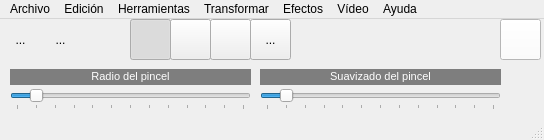
<?xml version="1.0" encoding="UTF-8"?>
<ui version="4.0">
 <class>MainWindow</class>
 <widget class="QMainWindow" name="MainWindow">
  <property name="geometry">
   <rect>
    <x>0</x>
    <y>0</y>
    <width>544</width>
    <height>140</height>
   </rect>
  </property>
  <property name="minimumSize">
   <size>
    <width>544</width>
    <height>140</height>
   </size>
  </property>
  <property name="maximumSize">
   <size>
    <width>544</width>
    <height>140</height>
   </size>
  </property>
  <property name="windowTitle">
   <string>QFotoPaint4</string>
  </property>
  <property name="windowIcon">
   <iconset resource="recursos.qrc">
    <normaloff>:/imagenes/icono.png</normaloff>:/imagenes/icono.png</iconset>
  </property>
  <widget class="QWidget" name="centralWidget">
   <widget class="QToolButton" name="toolButton">
    <property name="geometry">
     <rect>
      <x>40</x>
      <y>0</y>
      <width>41</width>
      <height>41</height>
     </rect>
    </property>
    <property name="text">
     <string>...</string>
    </property>
    <property name="icon">
     <iconset resource="recursos.qrc">
      <normaloff>:/imagenes/abrir.png</normaloff>:/imagenes/abrir.png</iconset>
    </property>
    <property name="iconSize">
     <size>
      <width>32</width>
      <height>32</height>
     </size>
    </property>
    <property name="autoRaise">
     <bool>true</bool>
    </property>
   </widget>
   <widget class="QToolButton" name="toolButton_2">
    <property name="geometry">
     <rect>
      <x>0</x>
      <y>0</y>
      <width>41</width>
      <height>41</height>
     </rect>
    </property>
    <property name="text">
     <string>...</string>
    </property>
    <property name="icon">
     <iconset resource="recursos.qrc">
      <normaloff>:/imagenes/nuevo.png</normaloff>:/imagenes/nuevo.png</iconset>
    </property>
    <property name="iconSize">
     <size>
      <width>32</width>
      <height>32</height>
     </size>
    </property>
    <property name="autoRaise">
     <bool>true</bool>
    </property>
   </widget>
   <widget class="QLabel" name="label">
    <property name="geometry">
     <rect>
      <x>10</x>
      <y>50</y>
      <width>241</width>
      <height>16</height>
     </rect>
    </property>
    <property name="styleSheet">
     <string notr="true">background-color: rgb(126, 126, 126);</string>
    </property>
    <property name="text">
     <string>&lt;!DOCTYPE HTML PUBLIC &quot;-//W3C//DTD HTML 4.0//EN&quot; &quot;http://www.w3.org/TR/REC-html40/strict.dtd&quot;&gt;
&lt;html&gt;&lt;head&gt;&lt;meta name=&quot;qrichtext&quot; content=&quot;1&quot; /&gt;&lt;style type=&quot;text/css&quot;&gt;
p, li { white-space: pre-wrap; }
&lt;/style&gt;&lt;/head&gt;&lt;body style=&quot; font-family:'MS Shell Dlg 2'; font-size:8.25pt; font-weight:400; font-style:normal;&quot;&gt;
&lt;p style=&quot; margin-top:0px; margin-bottom:0px; margin-left:0px; margin-right:0px; -qt-block-indent:0; text-indent:0px;&quot;&gt;&lt;span style=&quot; font-size:8pt; color:#ffffff;&quot;&gt;Radio del pincel&lt;/span&gt;&lt;/p&gt;&lt;/body&gt;&lt;/html&gt;</string>
    </property>
    <property name="alignment">
     <set>Qt::AlignCenter</set>
    </property>
    <property name="wordWrap">
     <bool>false</bool>
    </property>
   </widget>
   <widget class="QSlider" name="horizontalSlider">
    <property name="geometry">
     <rect>
      <x>10</x>
      <y>70</y>
      <width>241</width>
      <height>21</height>
     </rect>
    </property>
    <property name="maximum">
     <number>120</number>
    </property>
    <property name="value">
     <number>10</number>
    </property>
    <property name="orientation">
     <enum>Qt::Horizontal</enum>
    </property>
    <property name="tickPosition">
     <enum>QSlider::TicksBelow</enum>
    </property>
    <property name="tickInterval">
     <number>10</number>
    </property>
   </widget>
   <widget class="QLabel" name="label_2">
    <property name="geometry">
     <rect>
      <x>260</x>
      <y>50</y>
      <width>241</width>
      <height>16</height>
     </rect>
    </property>
    <property name="styleSheet">
     <string notr="true">background-color: rgb(126, 126, 126);</string>
    </property>
    <property name="text">
     <string>&lt;!DOCTYPE HTML PUBLIC &quot;-//W3C//DTD HTML 4.0//EN&quot; &quot;http://www.w3.org/TR/REC-html40/strict.dtd&quot;&gt;
&lt;html&gt;&lt;head&gt;&lt;meta name=&quot;qrichtext&quot; content=&quot;1&quot; /&gt;&lt;style type=&quot;text/css&quot;&gt;
p, li { white-space: pre-wrap; }
&lt;/style&gt;&lt;/head&gt;&lt;body style=&quot; font-family:'MS Shell Dlg 2'; font-size:8.25pt; font-weight:400; font-style:normal;&quot;&gt;
&lt;p style=&quot; margin-top:0px; margin-bottom:0px; margin-left:0px; margin-right:0px; -qt-block-indent:0; text-indent:0px;&quot;&gt;&lt;span style=&quot; font-size:8pt; color:#ffffff;&quot;&gt;Suavizado del pincel&lt;/span&gt;&lt;/p&gt;&lt;/body&gt;&lt;/html&gt;</string>
    </property>
    <property name="alignment">
     <set>Qt::AlignCenter</set>
    </property>
    <property name="wordWrap">
     <bool>false</bool>
    </property>
   </widget>
   <widget class="QSlider" name="horizontalSlider_2">
    <property name="geometry">
     <rect>
      <x>260</x>
      <y>70</y>
      <width>241</width>
      <height>21</height>
     </rect>
    </property>
    <property name="maximum">
     <number>120</number>
    </property>
    <property name="value">
     <number>10</number>
    </property>
    <property name="orientation">
     <enum>Qt::Horizontal</enum>
    </property>
    <property name="tickPosition">
     <enum>QSlider::TicksBelow</enum>
    </property>
    <property name="tickInterval">
     <number>10</number>
    </property>
   </widget>
   <widget class="QToolButton" name="toolButton_3">
    <property name="geometry">
     <rect>
      <x>80</x>
      <y>0</y>
      <width>41</width>
      <height>41</height>
     </rect>
    </property>
    <property name="text">
     <string/>
    </property>
    <property name="icon">
     <iconset resource="recursos.qrc">
      <normaloff>:/imagenes/guardar.png</normaloff>:/imagenes/guardar.png</iconset>
    </property>
    <property name="iconSize">
     <size>
      <width>32</width>
      <height>32</height>
     </size>
    </property>
    <property name="autoRaise">
     <bool>true</bool>
    </property>
   </widget>
   <widget class="QToolButton" name="toolButton_4">
    <property name="geometry">
     <rect>
      <x>130</x>
      <y>0</y>
      <width>41</width>
      <height>41</height>
     </rect>
    </property>
    <property name="text">
     <string/>
    </property>
    <property name="icon">
     <iconset resource="recursos.qrc">
      <normaloff>:/imagenes/punto.png</normaloff>:/imagenes/punto.png</iconset>
    </property>
    <property name="iconSize">
     <size>
      <width>32</width>
      <height>32</height>
     </size>
    </property>
    <property name="checkable">
     <bool>true</bool>
    </property>
    <property name="checked">
     <bool>true</bool>
    </property>
    <property name="autoExclusive">
     <bool>true</bool>
    </property>
   </widget>
   <widget class="QToolButton" name="toolButton_5">
    <property name="geometry">
     <rect>
      <x>170</x>
      <y>0</y>
      <width>41</width>
      <height>41</height>
     </rect>
    </property>
    <property name="text">
     <string/>
    </property>
    <property name="icon">
     <iconset resource="recursos.qrc">
      <normaloff>:/imagenes/linea.png</normaloff>:/imagenes/linea.png</iconset>
    </property>
    <property name="iconSize">
     <size>
      <width>32</width>
      <height>32</height>
     </size>
    </property>
    <property name="checkable">
     <bool>true</bool>
    </property>
    <property name="autoExclusive">
     <bool>true</bool>
    </property>
   </widget>
   <widget class="QToolButton" name="toolButton_6">
    <property name="geometry">
     <rect>
      <x>210</x>
      <y>0</y>
      <width>41</width>
      <height>41</height>
     </rect>
    </property>
    <property name="text">
     <string/>
    </property>
    <property name="icon">
     <iconset resource="recursos.qrc">
      <normaloff>:/imagenes/seleccionar.png</normaloff>:/imagenes/seleccionar.png</iconset>
    </property>
    <property name="iconSize">
     <size>
      <width>32</width>
      <height>32</height>
     </size>
    </property>
    <property name="checkable">
     <bool>true</bool>
    </property>
    <property name="autoExclusive">
     <bool>true</bool>
    </property>
   </widget>
   <widget class="QPushButton" name="pushButton">
    <property name="geometry">
     <rect>
      <x>500</x>
      <y>0</y>
      <width>41</width>
      <height>41</height>
     </rect>
    </property>
    <property name="styleSheet">
     <string notr="true">background-color: rgb(255, 255, 255);</string>
    </property>
    <property name="text">
     <string/>
    </property>
   </widget>
   <widget class="QToolButton" name="toolButton_7">
    <property name="geometry">
     <rect>
      <x>250</x>
      <y>0</y>
      <width>41</width>
      <height>41</height>
     </rect>
    </property>
    <property name="text">
     <string>...</string>
    </property>
    <property name="icon">
     <iconset resource="recursos.qrc">
      <normaloff>:/imagenes/rectangulo.png</normaloff>:/imagenes/rectangulo.png</iconset>
    </property>
    <property name="checkable">
     <bool>true</bool>
    </property>
    <property name="autoExclusive">
     <bool>true</bool>
    </property>
   </widget>
  </widget>
  <widget class="QMenuBar" name="menuBar">
   <property name="geometry">
    <rect>
     <x>0</x>
     <y>0</y>
     <width>544</width>
     <height>26</height>
    </rect>
   </property>
   <widget class="QMenu" name="menuArchivo">
    <property name="title">
     <string>Archivo</string>
    </property>
    <addaction name="actionNueva_imagen"/>
    <addaction name="actionAbrir_imagen"/>
    <addaction name="separator"/>
    <addaction name="actionGuardar"/>
    <addaction name="actionGuardar_como"/>
    <addaction name="separator"/>
    <addaction name="actionCerrar"/>
    <addaction name="actionSalir"/>
   </widget>
   <widget class="QMenu" name="menuEdici_n">
    <property name="title">
     <string>Edición</string>
    </property>
    <widget class="QMenu" name="menuOpciones">
     <property name="title">
      <string>Opciones</string>
     </property>
     <addaction name="actionColor_del_pincel"/>
     <addaction name="actionPreguntar_si_guardar"/>
    </widget>
    <addaction name="actionSeleccionar_todo"/>
    <addaction name="separator"/>
    <addaction name="menuOpciones"/>
   </widget>
   <widget class="QMenu" name="menuHerramientas">
    <property name="title">
     <string>Herramientas</string>
    </property>
    <addaction name="actionPunto"/>
    <addaction name="actionLinea"/>
    <addaction name="actionRectangulo"/>
    <addaction name="actionSeleccionar"/>
   </widget>
   <widget class="QMenu" name="menuTransformar">
    <property name="title">
     <string>Transformar</string>
    </property>
    <widget class="QMenu" name="menuRotar">
     <property name="title">
      <string>Rotar</string>
     </property>
     <addaction name="actionRotar_90"/>
     <addaction name="actionRotar_180"/>
     <addaction name="actionRotar_91"/>
    </widget>
    <addaction name="actionBrillo_contraste"/>
    <addaction name="actionInvertir"/>
    <addaction name="menuRotar"/>
    <addaction name="actionMedia_ponderada"/>
   </widget>
   <widget class="QMenu" name="menuEfectos">
    <property name="title">
     <string>Efectos</string>
    </property>
    <widget class="QMenu" name="menuSuavizado">
     <property name="title">
      <string>Suavizado</string>
     </property>
     <addaction name="actionGausiano"/>
     <addaction name="actionMedia"/>
    </widget>
    <addaction name="menuSuavizado"/>
   </widget>
   <widget class="QMenu" name="menuV_deo">
    <property name="title">
     <string>Vídeo</string>
    </property>
    <widget class="QMenu" name="menuImagen_a_v_deo">
     <property name="title">
      <string>Imagen a vídeo</string>
     </property>
     <addaction name="actionRotar_imagen"/>
    </widget>
    <widget class="QMenu" name="menuV_deo_a_imagen">
     <property name="title">
      <string>Vídeo a imagen</string>
     </property>
     <addaction name="actionImagen_media"/>
    </widget>
    <addaction name="menuImagen_a_v_deo"/>
    <addaction name="menuV_deo_a_imagen"/>
    <addaction name="actionV_deo_a_video"/>
   </widget>
   <widget class="QMenu" name="menuAyuda">
    <property name="title">
     <string>Ayuda</string>
    </property>
    <addaction name="actionAcerca_de"/>
   </widget>
   <addaction name="menuArchivo"/>
   <addaction name="menuEdici_n"/>
   <addaction name="menuHerramientas"/>
   <addaction name="menuTransformar"/>
   <addaction name="menuEfectos"/>
   <addaction name="menuV_deo"/>
   <addaction name="menuAyuda"/>
  </widget>
  <widget class="QStatusBar" name="statusBar"/>
  <action name="actionNueva_imagen">
   <property name="text">
    <string>Nueva imagen...</string>
   </property>
  </action>
  <action name="actionAbrir_imagen">
   <property name="text">
    <string>Abrir imagen...</string>
   </property>
  </action>
  <action name="actionGuardar">
   <property name="text">
    <string>Guardar</string>
   </property>
  </action>
  <action name="actionGuardar_como">
   <property name="text">
    <string>Guardar como...</string>
   </property>
  </action>
  <action name="actionCerrar">
   <property name="text">
    <string>Cerrar</string>
   </property>
  </action>
  <action name="actionSalir">
   <property name="text">
    <string>Salir</string>
   </property>
  </action>
  <action name="actionPunto">
   <property name="text">
    <string>Punto</string>
   </property>
  </action>
  <action name="actionLinea">
   <property name="text">
    <string>Línea</string>
   </property>
  </action>
  <action name="actionSeleccionar">
   <property name="text">
    <string>Seleccionar</string>
   </property>
  </action>
  <action name="actionSeleccionar_todo">
   <property name="text">
    <string>Seleccionar todo</string>
   </property>
  </action>
  <action name="actionColor_del_pincel">
   <property name="text">
    <string>Color del pincel...</string>
   </property>
  </action>
  <action name="actionPreguntar_si_guardar">
   <property name="checkable">
    <bool>true</bool>
   </property>
   <property name="checked">
    <bool>true</bool>
   </property>
   <property name="text">
    <string>Preguntar si guardar</string>
   </property>
  </action>
  <action name="actionBrillo_contraste">
   <property name="text">
    <string>Brillo/Contraste...</string>
   </property>
  </action>
  <action name="actionInvertir">
   <property name="text">
    <string>Invertir</string>
   </property>
  </action>
  <action name="actionRotar_90">
   <property name="text">
    <string>Rotar 90º</string>
   </property>
  </action>
  <action name="actionRotar_91">
   <property name="text">
    <string>Rotar 270º</string>
   </property>
  </action>
  <action name="actionMedia_ponderada">
   <property name="text">
    <string>Media ponderada...</string>
   </property>
  </action>
  <action name="actionRotar_180">
   <property name="text">
    <string>Rotar 180º</string>
   </property>
  </action>
  <action name="actionGausiano">
   <property name="text">
    <string>Gausiano...</string>
   </property>
  </action>
  <action name="actionMedia">
   <property name="text">
    <string>Media...</string>
   </property>
  </action>
  <action name="actionV_deo_a_video">
   <property name="text">
    <string>Vídeo a video</string>
   </property>
  </action>
  <action name="actionRotar_imagen">
   <property name="text">
    <string>Rotar imagen...</string>
   </property>
  </action>
  <action name="actionAcerca_de">
   <property name="text">
    <string>Acerca de...</string>
   </property>
  </action>
  <action name="actionImagen_media">
   <property name="text">
    <string>Imagen media...</string>
   </property>
  </action>
  <action name="actionRectangulo">
   <property name="text">
    <string>Rectangulo</string>
   </property>
  </action>
 </widget>
 <layoutdefault spacing="6" margin="11"/>
 <resources>
  <include location="recursos.qrc"/>
 </resources>
 <connections/>
</ui>
